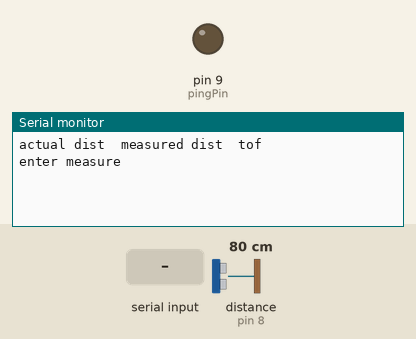
Recording of a sketch running on a simulated Arduino Uno, built with avr-gcc and run on an emulated ATmega328P. Parts: output pins drawn as LEDs (lit = HIGH), the last lines printed to the serial monitor. Inputs (shaded band) come from the test bench; at power-on: distance to the obstacle (sensor on pin 8) 80 cm. The echo pulse lasts 58.3 µs per cm.

Above: at 0.8 s.
0.9 s: "90,45\n" received over Serial
At 2.2 s:
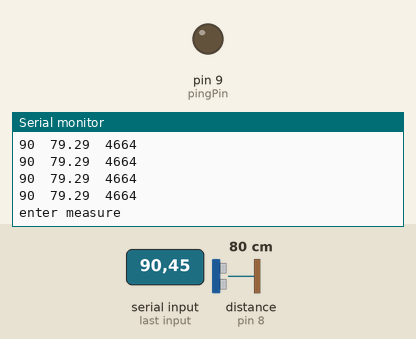
2.4 s: "30,150\n" received over Serial
At 2.41 s:
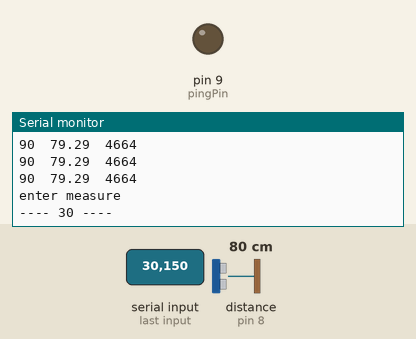

The sketch:

sensor_logger.ino
```cpp
/*
   Program to record and log data from ultrasonic sensor
*/

const int  pingPin = 9; // Trigger signal
const int echoPin = 8; // Echo signal
const int maxNumMeasures = 30;

long cur_real_distance;
int num_measures = 0;

void pingSensor(){
  digitalWrite(pingPin, LOW);
  delayMicroseconds(2);
  digitalWrite(pingPin, HIGH);
  delayMicroseconds(5);
  digitalWrite(pingPin, LOW);
}

// tof - time of flight in microseconds
// returns - distance in centimeters
double tofToDistance(long tof){
  return 34.0*(double)tof/1000.0/2.0;
}

void print_header(){
  Serial.println("actual dist\tmeasured dist\ttof");
}

void request_dist_update(){
  Serial.println("enter measure");
  while(Serial.available() == 0);
  update_real_distance();
}

void set_real_distance(long real_distance){
  Serial.print("---- ");
  Serial.print(real_distance);
  Serial.print(" ----");
  Serial.println();

  cur_real_distance = real_distance;
}

// updates real distance using data from serial
void update_real_distance(){
  if(Serial.available() == 0) return;

  int new_real_distance = Serial.parseInt();
  set_real_distance(new_real_distance);

  // consume any remaining bytes
  while(Serial.read() != -1);
}

void log_results(double distance, long duration){
  Serial.print(cur_real_distance);
  Serial.print("\t");
  Serial.print(distance);
  Serial.print("\t");
  Serial.print(duration);
  Serial.println();
}

void setup() {
  // initialize serial communication:
  Serial.begin(9600);
  pinMode(pingPin, OUTPUT); // intitiate PING transmit
  pinMode(echoPin, INPUT); // initiate PING echo receive

  print_header();
  request_dist_update();
}

void loop() {
  if(num_measures > maxNumMeasures){
    // discard any data before
    while(Serial.read() != -1);
    request_dist_update();
    num_measures = 0;
  }

  pingSensor();

  long duration = pulseIn(echoPin, HIGH);
  double distance = tofToDistance(duration);

  log_results(distance, duration);
  num_measures++;
}
```

Measured:
- after the input at 0.9 s, the serial monitor: prints a new line at once (image 1)
- after the input at 2.4 s, the serial monitor: prints a new line at once (image 2)
